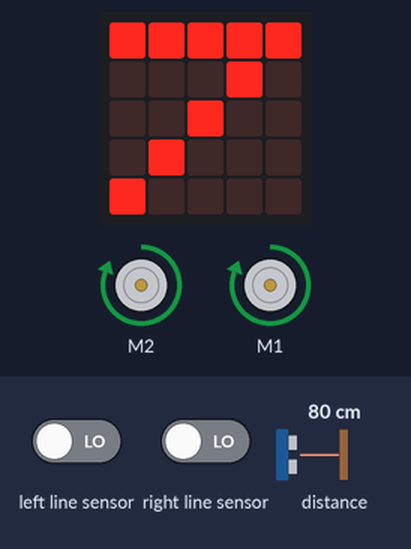
The program below on a simulated BBC micro:bit (MakeCode). Shown: the board's 5×5 LED display, 2 × DC motor (green arrow = forward, orange = backward, longer = faster). Inputs (shaded band) come from the test bench; at power-on: distance to the obstacle 80 cm, right line sensor LOW, left line sensor LOW.

Above: at 6.9 s.
7.0 s: distance to the obstacle set to 60 cm
10.0 s: right line sensor driven HIGH
13.0 s: left line sensor driven HIGH
At 13.8 s:
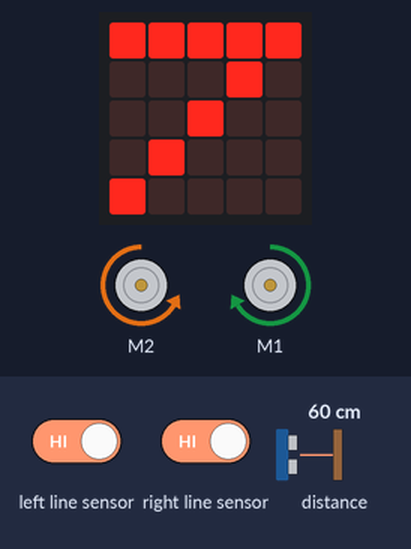
14.5 s: left line sensor driven LOW
At 15.7 s:
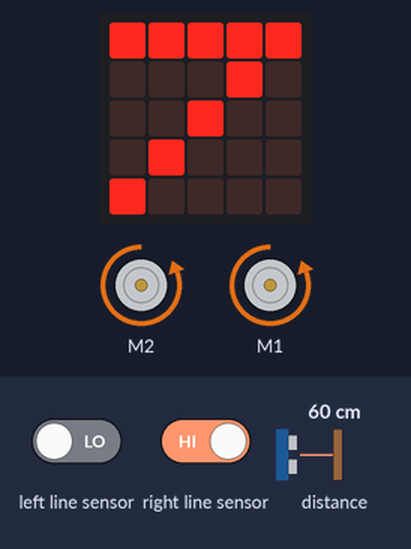
17.5 s: right line sensor driven LOW
At 18.43 s:
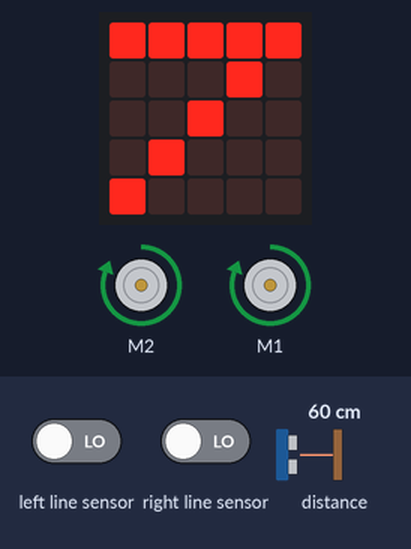
Timing chart, 0 to 21.5 s (numbered marks = the images above; inputs shaded):
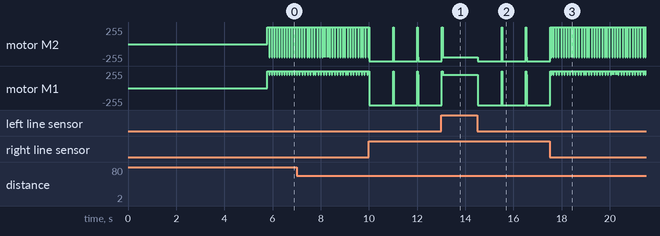

Measured:
- after the input at 14.5 s, motor M2: backward 200/255 → backward 255/255 at once; motor M1: forward 200/255 → backward 255/255 at once

The program:

main.ts
```typescript
basic.showNumber(7)
basic.pause(5000)
basic.forever(function () {
    if (maqueen.Ultrasonic(PingUnit.Centimeters) <= 20) {
        maqueen.motorRun(maqueen.Motors.All, maqueen.Dir.CW, 255)
    } else {
        maqueen.motorRun(maqueen.Motors.M2, maqueen.Dir.CCW, 200)
        maqueen.motorRun(maqueen.Motors.M1, maqueen.Dir.CW, 200)
    }
    if (maqueen.readPatrol(maqueen.Patrol.PatrolLeft) == 0 && maqueen.readPatrol(maqueen.Patrol.PatrolRight) == 0) {
        maqueen.motorRun(maqueen.Motors.All, maqueen.Dir.CW, 255)
    } else {
        if (maqueen.readPatrol(maqueen.Patrol.PatrolLeft) == 1 && maqueen.readPatrol(maqueen.Patrol.PatrolRight) == 0) {
            maqueen.motorRun(maqueen.Motors.All, maqueen.Dir.CCW, 255)
            basic.pause(1000)
            maqueen.motorRun(maqueen.Motors.M1, maqueen.Dir.CW, 255)
            maqueen.motorRun(maqueen.Motors.M2, maqueen.Dir.CW, 255)
        }
        if (maqueen.readPatrol(maqueen.Patrol.PatrolLeft) == 0 && maqueen.readPatrol(maqueen.Patrol.PatrolRight) == 1) {
            maqueen.motorRun(maqueen.Motors.All, maqueen.Dir.CCW, 255)
            basic.pause(1000)
            maqueen.motorRun(maqueen.Motors.M1, maqueen.Dir.CW, 255)
            maqueen.motorRun(maqueen.Motors.M2, maqueen.Dir.CW, 255)
        }
        if (maqueen.readPatrol(maqueen.Patrol.PatrolLeft) == 0 && maqueen.readPatrol(maqueen.Patrol.PatrolRight) == 1) {
            maqueen.motorRun(maqueen.Motors.All, maqueen.Dir.CCW, 255)
            basic.pause(1000)
            maqueen.motorRun(maqueen.Motors.M1, maqueen.Dir.CW, 255)
            maqueen.motorRun(maqueen.Motors.M2, maqueen.Dir.CW, 255)
        }
    }
})
```

test.ts
```typescript
// aquí va el archivo "tests"; esto no se compilará cuando este paquete se utilice como una extensión.
```
